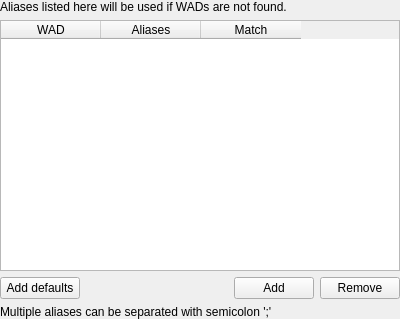
<?xml version="1.0" encoding="UTF-8"?>
<ui version="4.0">
 <class>CFGWadAlias</class>
 <widget class="QWidget" name="CFGWadAlias">
  <property name="geometry">
   <rect>
    <x>0</x>
    <y>0</y>
    <width>400</width>
    <height>319</height>
   </rect>
  </property>
  <property name="windowTitle">
   <string>Form</string>
  </property>
  <layout class="QVBoxLayout" name="verticalLayout">
   <property name="leftMargin">
    <number>0</number>
   </property>
   <property name="topMargin">
    <number>0</number>
   </property>
   <property name="rightMargin">
    <number>0</number>
   </property>
   <property name="bottomMargin">
    <number>0</number>
   </property>
   <item>
    <widget class="QLabel" name="label_2">
     <property name="text">
      <string>Aliases listed here will be used if WADs are not found.</string>
     </property>
    </widget>
   </item>
   <item>
    <widget class="QTableWidget" name="table">
     <property name="alternatingRowColors">
      <bool>true</bool>
     </property>
     <property name="selectionBehavior">
      <enum>QAbstractItemView::SelectRows</enum>
     </property>
     <property name="sortingEnabled">
      <bool>true</bool>
     </property>
     <attribute name="horizontalHeaderHighlightSections">
      <bool>false</bool>
     </attribute>
     <attribute name="verticalHeaderVisible">
      <bool>false</bool>
     </attribute>
     <column>
      <property name="text">
       <string>WAD</string>
      </property>
     </column>
     <column>
      <property name="text">
       <string>Aliases</string>
      </property>
     </column>
     <column>
      <property name="text">
       <string>Match</string>
      </property>
     </column>
    </widget>
   </item>
   <item>
    <layout class="QHBoxLayout" name="horizontalLayout">
     <item>
      <widget class="QPushButton" name="btnAddDefaults">
       <property name="text">
        <string>Add defaults</string>
       </property>
       <property name="icon">
        <iconset resource="../../../../media/resources.qrc">
         <normaloff>:/icons/doomseeker_plus.png</normaloff>:/icons/doomseeker_plus.png</iconset>
       </property>
      </widget>
     </item>
     <item>
      <spacer name="horizontalSpacer">
       <property name="orientation">
        <enum>Qt::Horizontal</enum>
       </property>
       <property name="sizeHint" stdset="0">
        <size>
         <width>40</width>
         <height>20</height>
        </size>
       </property>
      </spacer>
     </item>
     <item>
      <widget class="QPushButton" name="btnAdd">
       <property name="text">
        <string>Add</string>
       </property>
       <property name="icon">
        <iconset resource="../../../../media/resources.qrc">
         <normaloff>:/icons/plus.png</normaloff>:/icons/plus.png</iconset>
       </property>
      </widget>
     </item>
     <item>
      <widget class="QPushButton" name="btnRemove">
       <property name="text">
        <string>Remove</string>
       </property>
       <property name="icon">
        <iconset resource="../../../../media/resources.qrc">
         <normaloff>:/icons/x.png</normaloff>:/icons/x.png</iconset>
       </property>
      </widget>
     </item>
    </layout>
   </item>
   <item>
    <widget class="QLabel" name="label">
     <property name="text">
      <string>Multiple aliases can be separated with semicolon ';'</string>
     </property>
    </widget>
   </item>
  </layout>
 </widget>
 <resources>
  <include location="../../../../media/resources.qrc"/>
 </resources>
 <connections>
  <connection>
   <sender>btnAdd</sender>
   <signal>clicked()</signal>
   <receiver>CFGWadAlias</receiver>
   <slot>addNewEntry()</slot>
   <hints>
    <hint type="sourcelabel">
     <x>38</x>
     <y>287</y>
    </hint>
    <hint type="destinationlabel">
     <x>199</x>
     <y>159</y>
    </hint>
   </hints>
  </connection>
  <connection>
   <sender>btnRemove</sender>
   <signal>clicked()</signal>
   <receiver>CFGWadAlias</receiver>
   <slot>removeSelected()</slot>
   <hints>
    <hint type="sourcelabel">
     <x>119</x>
     <y>287</y>
    </hint>
    <hint type="destinationlabel">
     <x>199</x>
     <y>159</y>
    </hint>
   </hints>
  </connection>
  <connection>
   <sender>btnAddDefaults</sender>
   <signal>clicked()</signal>
   <receiver>CFGWadAlias</receiver>
   <slot>addDefaults()</slot>
   <hints>
    <hint type="sourcelabel">
     <x>119</x>
     <y>287</y>
    </hint>
    <hint type="destinationlabel">
     <x>199</x>
     <y>159</y>
    </hint>
   </hints>
  </connection>
  <connection>
   <sender>table</sender>
   <signal>cellChanged(int,int)</signal>
   <receiver>CFGWadAlias</receiver>
   <slot>resizeRowToContents(int)</slot>
   <hints>
    <hint type="sourcelabel">
     <x>213</x>
     <y>100</y>
    </hint>
    <hint type="destinationlabel">
     <x>191</x>
     <y>-15</y>
    </hint>
   </hints>
  </connection>
 </connections>
 <slots>
  <slot>addNewEntry()</slot>
  <slot>removeSelected()</slot>
  <slot>addDefaults()</slot>
  <slot>resizeRowToContents(int)</slot>
 </slots>
</ui>
